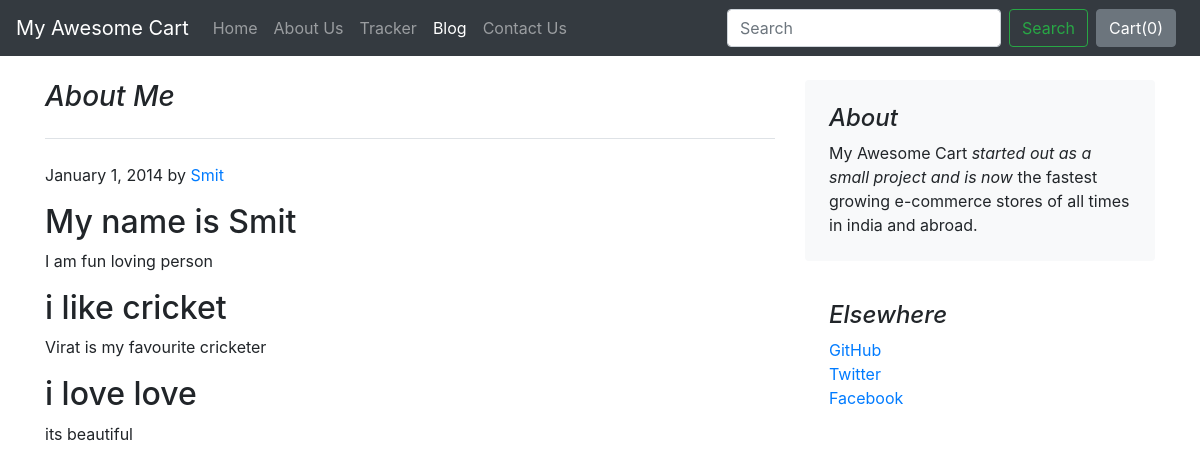
The page /blog/blogpost/1 on the database its author committed.
### blog/models.py (models this page shows)
class Blogpost(models.Model):
    post_id = models.AutoField(primary_key= True)
    title = models.CharField(max_length=50)
    head0 = models.CharField(max_length=500, default="")
    chead0 = models.CharField(max_length=5000, default="")
    head1 = models.CharField(max_length=500, default="")
    chead1 = models.CharField(max_length=5000, default="")
    head2 = models.CharField(max_length=500, default="")
    chead2 = models.CharField(max_length=5000, default="")
    pub_date = models.DateField()
    thumbnail = models.ImageField(upload_to='shop/images', default="")
    def __str__(self):
        return self.title

### blog/views.py (the view)
# urls.py: path("blogpost/<int:id>", views.blogpost, name="blogHome")
def blogpost(request, id):
    post = Blogpost.objects.filter(post_id = id)[0]
    print(post)
    return render(request, 'blog/blogpost.html',{'post':post})

### blog/Templates/blog/blogpost.html (shortened to what this page needs)
{% extends 'blog/basic.html' %}
{% block body %}
<div class="container">
    <div class="row mt-4">
        <div class="col-md-8 blog-main">
            <h3 class="pb-4 mb-4 font-italic border-bottom">
                {{post.title}}
            </h3>
            <div class="blog-post">
                <p class="blog-post-meta">January 1, 2014 by <a href="#">Smit</a></p>
                <h2 class="blog-post-title">{{post.head0}}</h2>
                <p>{{post.chead0}}</p>
                <h2>{{post.head1}}</h2>
                <p>{{post.chead1}}</p>
                <h2>{{post.head2}}</h2>
                <p>{{post.chead2}}</p>
            </div>
        </div>
        <aside class="col-md-4 blog-sidebar">
            <div class="p-4 mb-3 bg-light rounded">
                <h4 class="font-italic">About</h4>
                <p class="mb-0">My Awesome Cart <em>started out as a small project and is now</em> the fastest growing e-commerce stores of all times in india and abroad.</p>
            </div>
            <div class="p-4">
                <h4 class="font-italic">Elsewhere</h4>
                <ol class="list-unstyled">
                    <li><a href="#">GitHub</a></li>
                    <li><a href="#">Twitter</a></li>
                    <li><a href="#">Facebook</a></li>
                </ol>
            </div>
        </aside>
    </div>
</div>
{% endblock %}

### rows shown on the page
Blogpost: title "About Me", head0 "My name is Smit", chead0 "I am fun loving person", head1 "i like cricket", chead1 "Virat is my favourite cricketer", head2 "i love love", chead2 "its beautiful"
